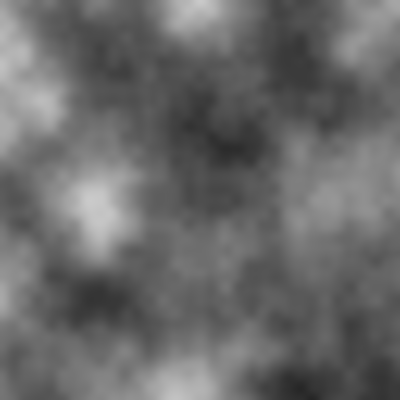
Frame 1 (no input)
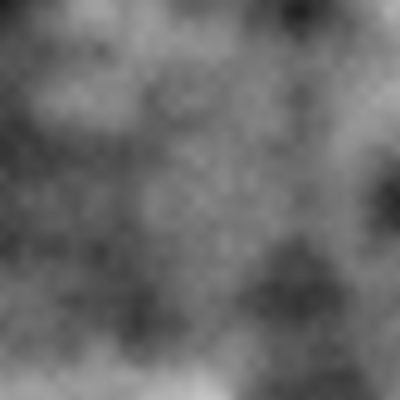
Frame 60 (the mouse pressed at the canvas centre just before this capture)
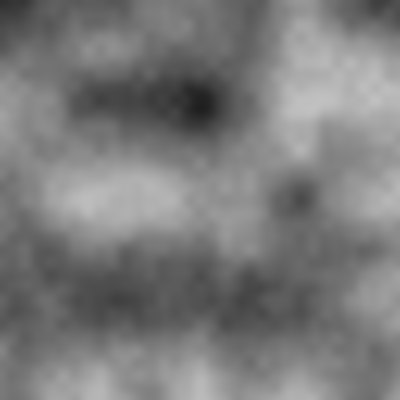
Frame 120 (the mouse held since frame 60 and released just before this capture)

The Processing sketch that drew these frames (run headless with seeded random() and noise(); from frame 60 on, the mouse is pressed at the canvas centre):

// Processing sketch: sketch_noise_2D
// ── sketch_noise_2D.pde
float zoff = 0.0;

void setup() {
    size(400, 400);
    frameRate(30);
}

void draw() {
    loadPixels();
    
    float xoff = 0.0;
    for (int x = 0; x < width; x++) {
        float yoff = 0.0;
        
        for (int y = 0; y < height; y++) {
            float bright = map(noise(xoff, yoff, zoff), 0, 1, 0, 255);
            //float bright = random(0, 255);
            pixels[x+y*width] = color(bright);
            yoff += 0.01;
        }
        xoff += 0.01;
    }
    updatePixels();
    zoff += 0.1;
}
